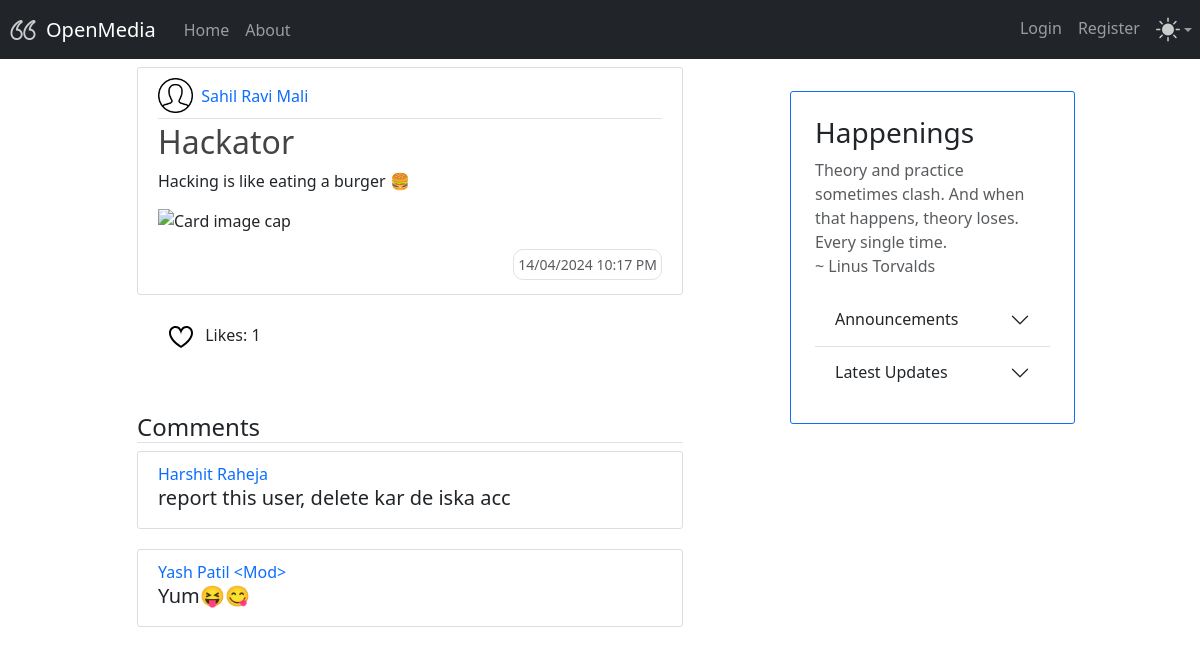
Screenshot of /post/21 with the database file from the repository.
### models.py (models this page shows, shortened)
class Base(DeclarativeBase): # pylint: disable=too-few-public-methods
    pass

class User(Base, UserMixin): # pylint: disable=too-few-public-methods
    __tablename__ = "user_account"
    username: Mapped[str] = mapped_column(String(30), primary_key=True)
    fullname: Mapped[str] = mapped_column(String(50), nullable=False)
    email: Mapped[str] = mapped_column(String(256), nullable=False, unique=True)
    password: Mapped[str] = mapped_column(String(300), nullable=False)
    profile_pic_url: Mapped[Optional[str]] = mapped_column(String(400), default="user.png")
    posts: Mapped[List["Posts"]] = relationship(back_populates="owner")

class Posts(Base): # pylint: disable=too-few-public-methods
    __tablename__ = "posts"
    id: Mapped[int] = mapped_column(primary_key=True)
    title: Mapped[str] = mapped_column(String(256), nullable=False)
    text: Mapped[str] = mapped_column(String(1000), nullable=False)
    image: Mapped[Optional[str]] = mapped_column(String(400))
    likes: Mapped[List["Likes"]] = relationship(back_populates="post")
    timestamp: Mapped[int] = mapped_column(BigInteger, nullable=False)
    owner_id: Mapped[str] = mapped_column(ForeignKey("user_account.username"))
    owner: Mapped["User"] = relationship(back_populates="posts")
    comments: Mapped[List["Comments"]] = relationship(back_populates="post")
    no_of_likes = column_property(
        select(func.count(Likes.id))
        .where(Likes.liked_post_id == id)
        .scalar_subquery()
    )

class Comments(Base): # pylint: disable=too-few-public-methods
    __tablename__ = "comments"
    id: Mapped[int] = mapped_column(primary_key=True)
    text: Mapped[str] = mapped_column(String(500), nullable=False)
    creator_id: Mapped[str] = mapped_column(ForeignKey("user_account.username"))
    created_by: Mapped["User"] = relationship()
    post_id: Mapped[int] = mapped_column(ForeignKey("posts.id"))
    post: Mapped["Posts"] = relationship()

### app.py (the view)
@app.route("/post/<int:post_id>", methods=['GET', 'POST'])
def post(post_id):
    post = db.session.execute(db.select(Posts).where(Posts.id == post_id)).scalar_one_or_none()
    comments_list = post.comments[::-1] if post.comments else []
    if current_user.is_authenticated:
        has_liked = db.session.execute(select(Likes)
                                       .where(Likes.liked_by_id == current_user.username)
                                       .where(Likes.liked_post_id == post_id)
                                       ).scalar_one_or_none()
        form = CommentForm(text="")
        if form.validate_on_submit() :
            comment = Comments(
                        text=form.text.data,
                        created_by=current_user,
                        post_id = post_id,
                        )
            db.session.add(comment)
            post.comments.append(comment)
            comment.created_by = current_user
            db.session.commit()
            flash('Comment Created!', 'success')
            return redirect(url_for("post", post_id=post_id))
        return render_template('post.html', post=post,datetime=datetime,comments=comments_list,form=form,tz=tz, has_liked=has_liked)
    else:
        return render_template('post.html', post=post,datetime=datetime,comments=comments_list,form=None,tz=tz)

### templates/post.html (shortened to what this page needs)
{% extends "layout.html" %}
{% import "macros.html" as macro %}
{% block content %}
<article class="media content-section card">
    {{ macro.render_post(post, datetime, tz) }}
</article>
<li class="button-container d-flex justify-content-between">
    <div class="mt-2 mb-4">
        <ul class="button" onclick="location.href='{{ url_for('like_post', post_id=post.id) }}';">
            {% if has_liked %}
                <img src="{{ url_for('static', filename='liked.svg') }}" class="me-2 likeButton invertOnDark">
            {% else %}
                <img src="{{ url_for('static', filename='notliked.svg') }}" class="me-2 likeButton invertOnDark">
            {% endif %}
            Likes: {{ post.no_of_likes }}
        </ul>
    </div>
</li>
        <div class="media-body">
        <h4 class="border-bottom mt-4">Comments</h4>
        {% for comment in comments %}
            <div class="media content-section">
                <div class="media-body">
                    <a class="text-decoration-none" href="{{ url_for('profile', username=comment.created_by.username) }}"> {{ comment.created_by.fullname }}</a>
                    <h5>{{ comment.text }}</h5>
                </div>
            </div>
        {% endfor %}
    </div>
<br>
{% endblock %}

### templates/macros.html (shortened to what this page needs)
{% macro render_post(post, datetime, tz) -%}
    <div class="media-body">
        <div class="article-metadata">
            <div>
                {% if post.owner.profile_pic_url == "user.png" %}
                    <img class="mb-1 me-1 invertOnDark" src="{{ url_for('static', filename='user.png') }}" alt="{{ post.owner.fullname }} profile picture" width="35px">
                {% else %}
                    <img class="mb-1 me-1 rounded-circle" src="{{ post.owner.profile_pic_url }}" alt="{{ post.owner.fullname }} profile picture" width="35px">
                {% endif %}
                <a class="text-decoration-none me-3" href="{{ url_for('profile', username=post.owner.username) }}">{{ post.owner.fullname }}</a>
            </div>
        </div>
        <h2><a class="article-title text-decoration-none" href="{{ url_for('post',post_id=post.id) }}">{{ post.title }}</a></h2>
        <p class="article-content">{{ post.text }}</p>
        {% if post.image %}
            <img class="card-img-bottom mb-3" src="{{ post.image }}" alt="Card image cap">
        {% endif %}
        <div class="mb-1 d-flex flex-row-reverse">
            <small class="text-muted pb-1 border p-1" style="border-radius: 10px;">{{ datetime.fromtimestamp(post.timestamp, tz=tz).strftime('%d/%m/%Y %I:%M %p') }}</small>
        </div>
    </div>
{%- endmacro %}

### static/main.css (style rules this page uses)
.content-section { padding: 10px 20px; border: 1px solid #dddddd; border-radius: 8px; margin-bottom: 20px; }
.content-section { padding: 10px 20px; border: 1px solid #dddddd; border-radius: 3px; margin-bottom: 20px; }
.article-title { color: #444444; }
.article-content { white-space: pre-line; }
.article-metadata { padding-bottom: 1px; margin-bottom: 4px; border-bottom: 1px solid #e3e3e3 }

### rows the page displays
User: owner.fullname "Sahil Ravi Mali"
Posts: title "Hackator", text "Hacking is like eating a burger 🍔", fromtimestamp "14/04/2024 10:17 PM"
Comments: created_by.fullname "Harshit Raheja", text "report this user, delete kar de iska acc"
Comments: created_by.fullname "Yash Patil <Mod>", text "Yum😝😋"

### other values shown
{{ post.no_of_likes }} "1"
